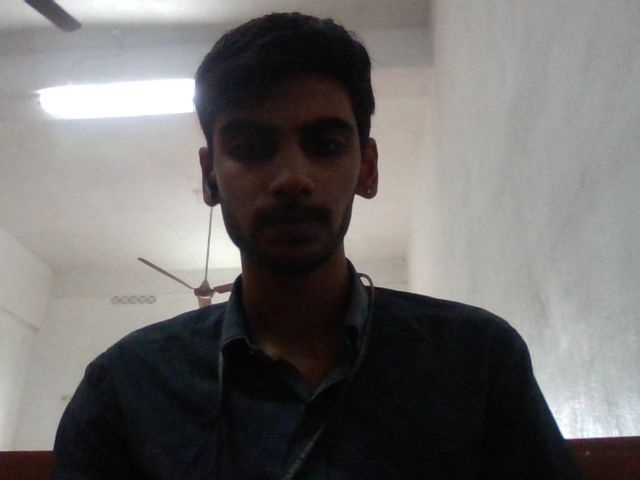
#> input picture backend/data/test/sai_teja/sai_teja_001.jpg, 640 x 480 px
$ python -i liveness_detector.py   (imports and definitions only)   (older library calls are emulated)
#> lines starting #> are read from the running program, lines starting #| are printed output that depends on the picture; after the words box and inside, x2 and y2 are one past the last pixel; in counts of white or black regions, pixels touching at a corner belong together
#liveness_detector.py
import cv2
import numpy as np
import time

class LivenessDetector:
    def __init__(self):
        self.blink_counter = 0
        self.blink_threshold = 0.2
        self.prev_ear = None
        self.blink_history = []
        self.texture_threshold = 50
        self.motion_history = []
        self.haar_eye = cv2.CascadeClassifier(
            cv2.data.haarcascades + 'haarcascade_eye.xml'
        )

    def detect(self, face_image, prev_face=None):
        """Detect if face is real (liveness detection)"""
        results = {
            'is_live': True,
            'confidence': 0.5,
            'checks': {}
        }

        # Texture analysis (detect printed photos)
        texture_score = self._analyze_texture(face_image)
        results['checks']['texture'] = texture_score > self.texture_threshold

        # Blink detection
        blink_detected = self._detect_blink(face_image)
        results['checks']['blink'] = blink_detected

        # Motion analysis (compare with previous frame)
        if prev_face is not None:
            motion_score = self._analyze_motion(face_image, prev_face)
            results['checks']['motion'] = motion_score > 0.01
        else:
            results['checks']['motion'] = None

        # Color analysis (detect screen display)
        color_natural = self._analyze_color(face_image)
        results['checks']['color'] = color_natural

        # Reflection detection
        has_reflection = self._detect_reflection(face_image)
        results['checks']['reflection'] = not has_reflection

        # Calculate overall liveness score
        checks = [v for v in results['checks'].values() if v is not None]
        if checks:
            results['confidence'] = sum(checks) / len(checks)
            results['is_live'] = results['confidence'] > 0.5

        return results

    def _analyze_texture(self, face_image):
        """Analyze face texture to detect printed photos"""
        gray = cv2.cvtColor(face_image, cv2.COLOR_BGR2GRAY)

        # Compute Laplacian variance (real faces have more texture)
        laplacian = cv2.Laplacian(gray, cv2.CV_64F)
        variance = laplacian.var()

        return variance

    def _detect_blink(self, face_image):
        """Detect eye blink"""
        gray = cv2.cvtColor(face_image, cv2.COLOR_BGR2GRAY)

        # Detect eyes
        eyes = self.haar_eye.detectMultiScale(gray, 1.1, 4)

        if len(eyes) >= 2:
            # Calculate eye aspect ratio
            ear = self._calculate_ear(eyes, gray)

            if self.prev_ear is not None:
                # Detect blink (sudden decrease in EAR)
                if self.prev_ear - ear > self.blink_threshold:
                    self.blink_counter += 1
                    self.blink_history.append(time.time())

            self.prev_ear = ear

            # Check for recent blinks (within last 5 seconds)
            recent_blinks = [b for b in self.blink_history if time.time() - b < 5]
            self.blink_history = recent_blinks

            return len(recent_blinks) > 0

        return False

    def _calculate_ear(self, eyes, gray):
        """Calculate eye aspect ratio"""
        if len(eyes) < 2:
            return 0.3

        # Sort by x coordinate
        eyes = sorted(eyes, key=lambda e: e[0])

        # Calculate average eye height/width ratio
        ratios = []
        for (x, y, w, h) in eyes[:2]:
            ratio = h / (w + 1e-7)
            ratios.append(ratio)

        return np.mean(ratios)

    def _analyze_motion(self, current_face, prev_face):
        """Analyze micro-movements (real faces have subtle motion)"""
        try:
            # Resize to same shape
            h, w = current_face.shape[:2]
            prev_resized = cv2.resize(prev_face, (w, h))

            # Calculate optical flow
            gray_curr = cv2.cvtColor(current_face, cv2.COLOR_BGR2GRAY)
            gray_prev = cv2.cvtColor(prev_resized, cv2.COLOR_BGR2GRAY)

            flow = cv2.calcOpticalFlowFarneback(
                gray_prev, gray_curr, None, 0.5, 3, 15, 3, 5, 1.2, 0
            )

            magnitude = np.sqrt(flow[..., 0]**2 + flow[..., 1]**2)
            return np.mean(magnitude)
        except:
            return 0

    def _analyze_color(self, face_image):
        """Analyze color distribution (screens have different color patterns)"""
        hsv = cv2.cvtColor(face_image, cv2.COLOR_BGR2HSV)

        # Check for unnatural color distribution
        h_std = np.std(hsv[:, :, 0])
        s_mean = np.mean(hsv[:, :, 1])

        # Natural skin has moderate saturation and hue variation
        natural = 10 < h_std < 50 and 30 < s_mean < 180

        return natural

    def _detect_reflection(self, face_image):
        """Detect screen reflections (indicates fake)"""
        gray = cv2.cvtColor(face_image, cv2.COLOR_BGR2GRAY)

        # Find very bright spots (potential reflections)
        _, bright = cv2.threshold(gray, 250, 255, cv2.THRESH_BINARY)
        bright_ratio = np.sum(bright > 0) / bright.size

        # High ratio of very bright pixels indicates screen
        return bright_ratio > 0.05

>>> import cv2
>>> picture = cv2.imread('../data/test/sai_teja/sai_teja_001.jpg')
#> picture is the input picture: shape (480, 640, 3); mean B, G, R 107.7, 108.9, 111
>>> result = LivenessDetector().detect(picture)
#> in _analyze_texture, `laplacian = cv2.Laplacian(gray, cv2.CV_64F)`:
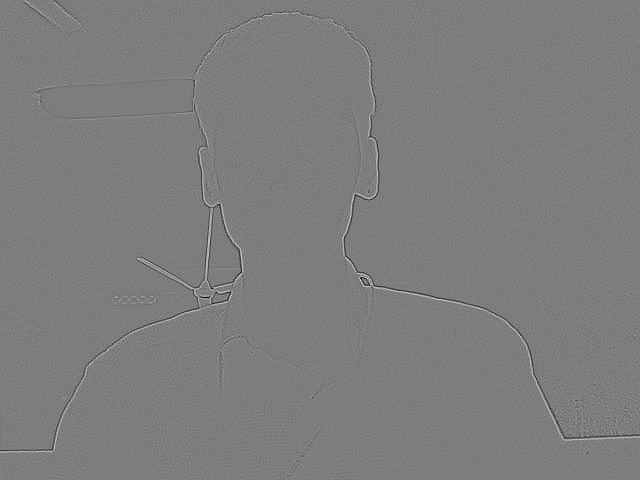
#> laplacian: shape (480, 640) float64; min -157, max 162, mean 0; drawn with min black and max white
#> in _analyze_texture, `variance = laplacian.var()`: variance = 59.14
#> in _detect_blink, `eyes = self.haar_eye.detectMultiScale(gray, 1.1, 4)`: eyes = ()
#> in detect, `blink_detected = self._detect_blink(face_image)`: blink_detected = False
#> in _analyze_color, `hsv = cv2.cvtColor(face_image, cv2.COLOR_BGR2HSV)`: hsv: shape (480, 640, 3); mean H, S, V 58.4, 37.9, 113.4
#> in _analyze_color, `h_std = np.std(hsv[:, :, 0])`: h_std = 51.64
#> in _analyze_color, `s_mean = np.mean(hsv[:, :, 1])`: s_mean = 37.85
#> in _analyze_color, `natural = 10 < h_std < 50 and 30 < s_mean < 180`: natural = False
#> in _detect_reflection, `_, bright = cv2.threshold(gray, 250, 255, cv2.THRESH_BINARY)`:
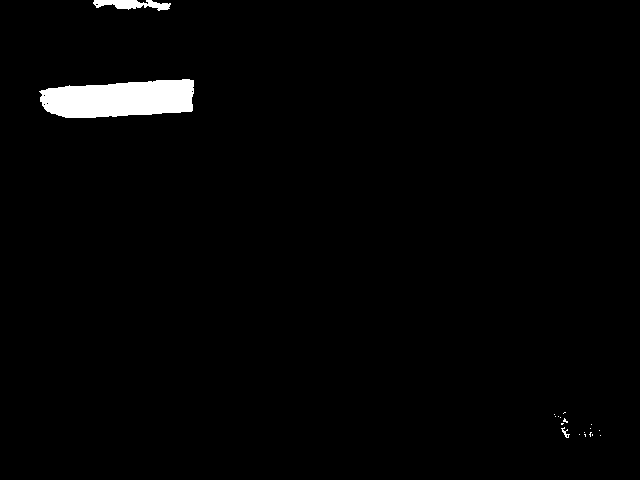
#> bright: shape (480, 640); 1.8% white; 19 white regions (16 under 20 px), largest, box (x1, y1, x2, y2) and area: (39, 79, 194, 118) 4794, (93, 0, 171, 11) 513, (561, 427, 570, 438) 35
#> in _detect_reflection, `bright_ratio = np.sum(bright > 0) / bright.size`: bright_ratio = 0.0175
#> in detect, `has_reflection = self._detect_reflection(face_image)`: has_reflection = False
#> in detect, `checks = [v for v in results['checks'].values() if v is not None]`: checks = [True, False, False, True]
#> result = 3 items
